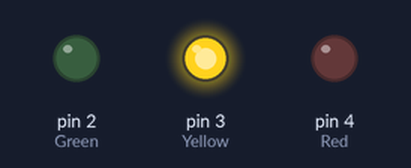
Recording of a sketch running on a simulated Arduino Uno, built with avr-gcc and run on an emulated ATmega328P. Shown: output pins drawn as LEDs (lit = HIGH).

Above: at 0.1 s.
Timing chart, 0 to 1.6 s (numbered marks = the images above):
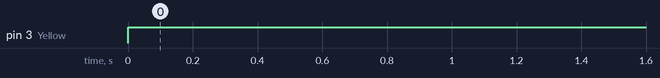

The sketch:

countervalue.ino
```cpp
int counter = 150;

void setup() {
  pinMode(2, OUTPUT); // Green
  pinMode(3, OUTPUT); // Yellow
  pinMode(4, OUTPUT); // Red
}

void loop() {
  if (counter <= 100) {
    digitalWrite(2, HIGH);
  } else if (counter <= 200) {
    digitalWrite(3, HIGH);
  } else {
    digitalWrite(4, HIGH);
  }
}
```

Measured:
- by itself, pin 3 (Yellow): LOW → HIGH at 0.00 s
